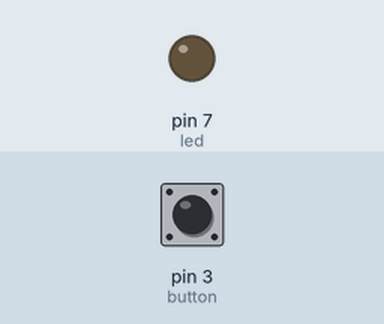
Simulated run of this sketch. Board: Arduino Uno, built with avr-gcc and run on an emulated ATmega328P. Parts: output pins drawn as LEDs (lit = HIGH). Inputs (shaded band) come from the test bench; at power-on: pin 3 (button) LOW.

Above: at 1.2 s.
1.3 s: pin 3 (button) pulled HIGH for 0.15 s
At 1.4 s:
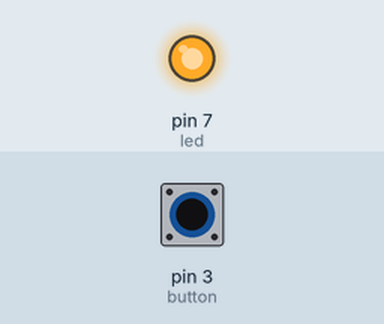
2.9 s: pin 3 (button) pulled HIGH for 3.2 s
At 7.0 s:
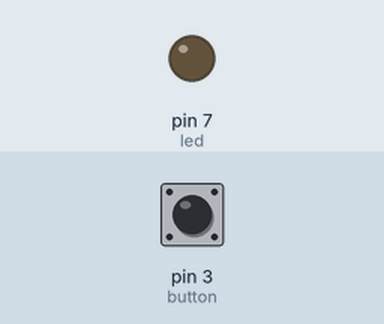
Timing chart, 0 to 8.5 s (numbered marks = the images above; inputs shaded):
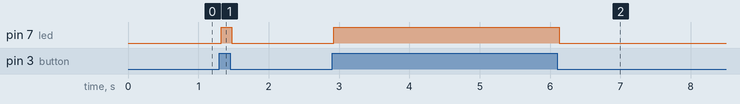

The sketch:

led-on-PULLUP-Res.ino
```cpp
const byte led = 7;
const byte button = 3;

void setup() {
  // put your setup code here, to run once:
pinMode (led, OUTPUT);
pinMode (button, INPUT);
}

void loop() {
  // put your main code here, to run repeatedly:

byte test = 0;
test = digitalRead (button);

if (test==HIGH)
{
  delay (25);
  digitalWrite (led, HIGH);
}

else
{
  delay (25);
  digitalWrite (led, LOW);
}

}
```

Measured:
- after the input at 1.3 s, pin 7 (led): LOW → HIGH at once, → LOW 0.15 s later
- after the input at 2.9 s, pin 7 (led): LOW → HIGH at once, → LOW 3.2 s later
